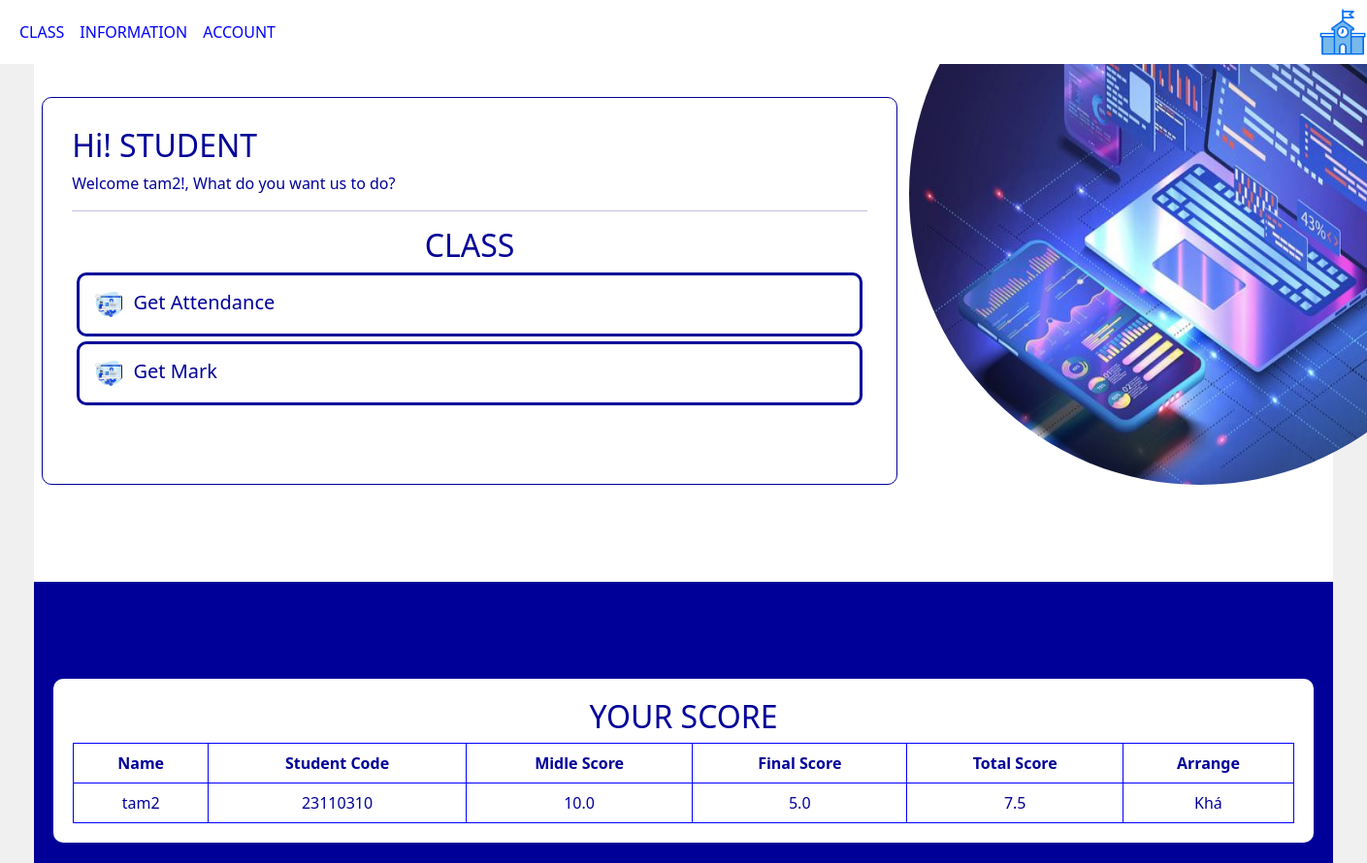
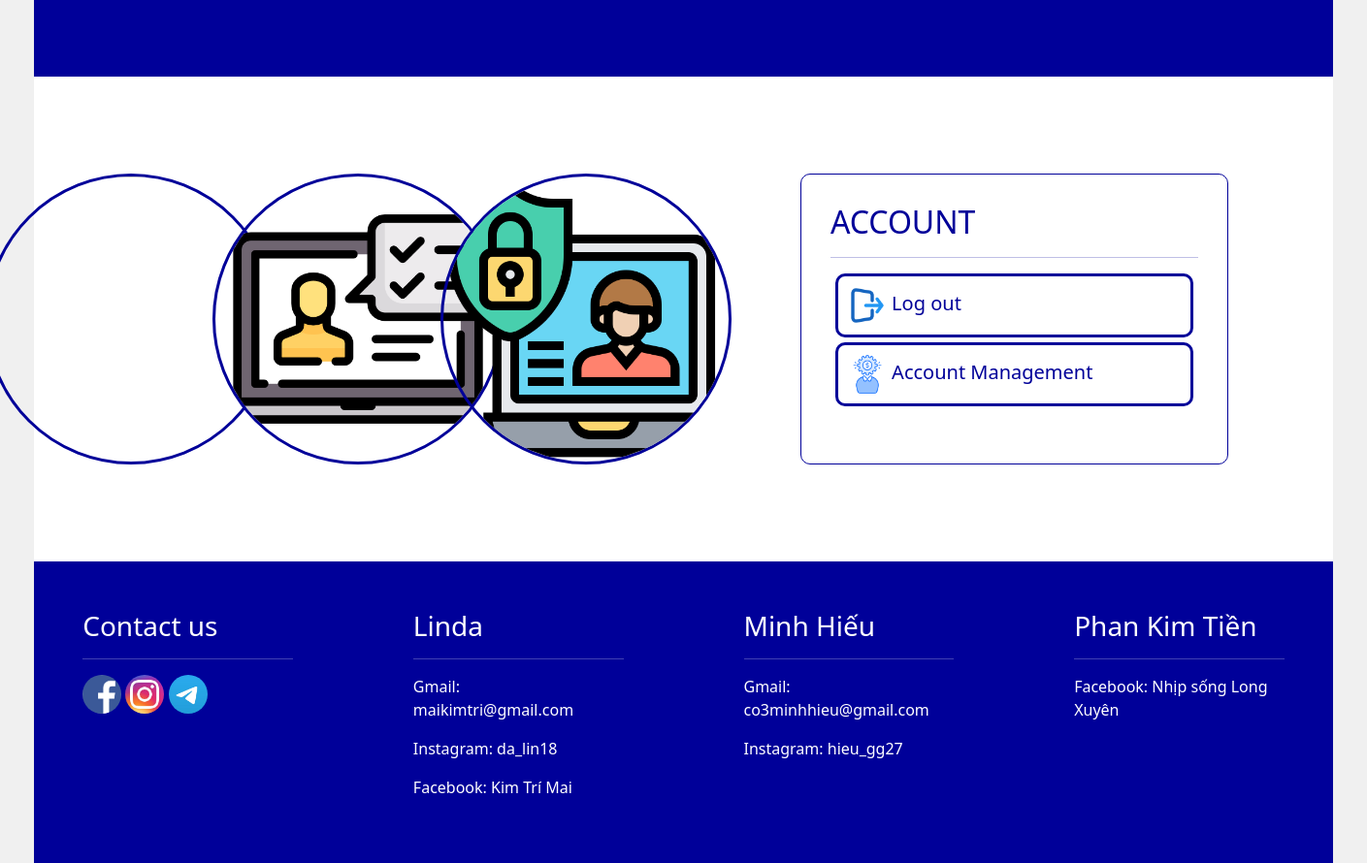
/mark/1, run on the app's committed database (2 pictures, top to bottom).
### attendance/models.py (models this page shows, shortened)
class Student(models.Model):
    user = models.OneToOneField(User, on_delete=models.CASCADE, null = True, verbose_name="Tài khoản sinh viên")
    name = models.CharField(max_length=100, verbose_name="Tên")
    student_id = models.CharField(max_length=20, unique=True, verbose_name="Mã số sinh viên")
    class_name = models.ForeignKey('Class', on_delete=models.SET_NULL, null=True, verbose_name="Danh sách lớp học phần")
    midScr = models.FloatField(default=0,verbose_name="Điểm giữa kì")
    fnlScr = models.FloatField(default=0,verbose_name="Điểm cuối kỳ")
    fingerprint_data = models.IntegerField(null=True, blank=True, verbose_name="Dữ liệu vân tay")
    def Total(self):
        if self.midScr is not None and self.fnlScr is not None:
            return (self.midScr + self.fnlScr) / 2
        return 0
    def Arrange(self):
        if self.Total() > 8:
            return "Giỏi"
        elif self.Total() > 6.5:
            return "Khá"
        elif self.Total() > 5:
            return "Trung bình"
        else:
            return "Yếu"

### attendance/views.py (the view)
# urls.py: path('mark/<int:id>',views.getMark,name='Mark'),
def getMark(request, id):
    student = Student.objects.get(id=id)
    context = {
        'student': student
    }
    return render(request, 'interface/Mark.html', context)

### attendance/templates/interface/Mark.html (shortened to what this page needs)
{% extends "page/interface_base.html" %}
{% load static %}
{% block sayhi %}
    <h2>Hi! STUDENT</h2>
    <p>Welcome {{student.name}}!, What do you want us to do? </p>
    <hr>
    <h2 class="text-center">CLASS</h2>
    <a href="{% url 'AttendanceForStudent' student.id %}">
        <div class="class-list-item">
            <div class="icon-class"><img src="{% static 'attendance/icon1.jpg' %}" alt="" width="40px" height="40px"></div>
            <div class="link-class">Get Attendance</div>
        </div>
    </a>
    <a href="{% url 'Mark' student.id %}">
        <div class="class-list-item">
            <div class="icon-class"><img src="{% static 'attendance/icon1.jpg' %}" alt="" width="40px" height="40px"></div>
            <div class="link-class">Get Mark</div>
        </div>
    </a>
{% endblock sayhi %}
{% block section2 %}
            <div class="in4">
                <h2>YOUR SCORE</h2>
                <table>
                    <tr>
                        <td><strong>Name</strong></td>
                        <td><strong>Student Code</strong></td>
                        <td><strong>Midle Score</strong></td>
                        <td><strong>Final Score</strong></td>
                        <td><strong>Total Score</strong></td>
                        <td><strong>Arrange</strong></td>
                    </tr>
                    <tr>
                        <td> {{student.name}} </td>
                        <td> {{student.student_id}} </td>
                        <td>
                            {% if student.midScr %}
                                {{student.midScr}}
                            {% endif %}
                        </td>
                        <td>
                            {% if student.fnlScr %}
                                {{student.fnlScr}}
                            {% endif %}
                        </td>
                        <td>
                            {% if student.midScr and student.fnlScr %}
                                {{student.Total}}
                            {% endif %}
                        </td>
                        <td>
                            {% if student.midScr and student.fnlScr%}
                                {{student.Arrange}}
                            {% endif %}
                        </td>
                    </tr>
                </table>
            </div>
{% endblock section2 %}
{% block section3 %}
    <div class="row">
        <div class="col-8">
            <div class="account-icon">
                <img src="{% static 'attendance/icon4.png' %}" alt="" width="300px" height="300px" class="acc-item">
                <img src="{% static 'attendance/icon5.png' %}" alt="" width="300px" height="300px" class="acc-item">
                <img src="{% static 'attendance/icon6.png' %}" alt="" width="300px" height="300px" class="acc-item">
            </div>
        </div>
        <div class="col-4 class-list acc">
            <h2>ACCOUNT</h2>
            <hr>
            <a href="{% url 'home' %}">
                <div class="class-list-item">
                    <div class="icon-class"><img src="{% static 'attendance/icon7.png' %}" alt="" width="40px" height="40px"></div>
                    <div class="link-class">Log out</div>
                </div>
            </a>
            <a href="{% url 'accountManagement' 'student' student.id %}">
                <div class="class-list-item">
                    <div class="icon-class"><img src="{% static 'attendance/icon8.png' %}" alt="" width="40px" height="40px"></div>
                    <div class="link-class">Account Management</div>
                </div>
            </a>
        </div>
    </div>
{% endblock section3 %}

### attendance/static/attendance/styles.css (style rules this page uses)
a { color: inherit; text-decoration: none; }
table { width: 100%; border: 1px solid blue; }
td,tr { border: 1px solid blue; text-align: center; padding: 8px; }
h2 { text-align: center; }

### attendance/static/attendance/Main.css (style rules this page uses)
body { display: flex; flex-direction: column; align-items: center; background-color: #f0f0f0; width: 100vw; overflow-x: hidden; }
div.class-list > * { text-align: left; }
div.class-list { padding: 30px; border: 1px solid #000099; border-radius: 10px; }
div.class-list-item > * { display: inline-block; }
div.class-list-item { padding: 10px; margin: 5px; border: 3px solid #000099; border-radius: 10px; color: #000099; font-size: 20px; }
.in4 { background-color: #ffffff; color: #000099; width: 100%; height: 100%; border-radius: 10px; padding: 20px; overflow-x: auto; }
.acc-item { border: 3px solid #000099; border-radius: 50%; margin-left: -70px; }
div.acc { margin-left: -100px; }

### data on the page
Student: name "tam2", student_id "23110310", midScr "10.0", fnlScr "5.0", Total "7.5", Arrange "Khá"
